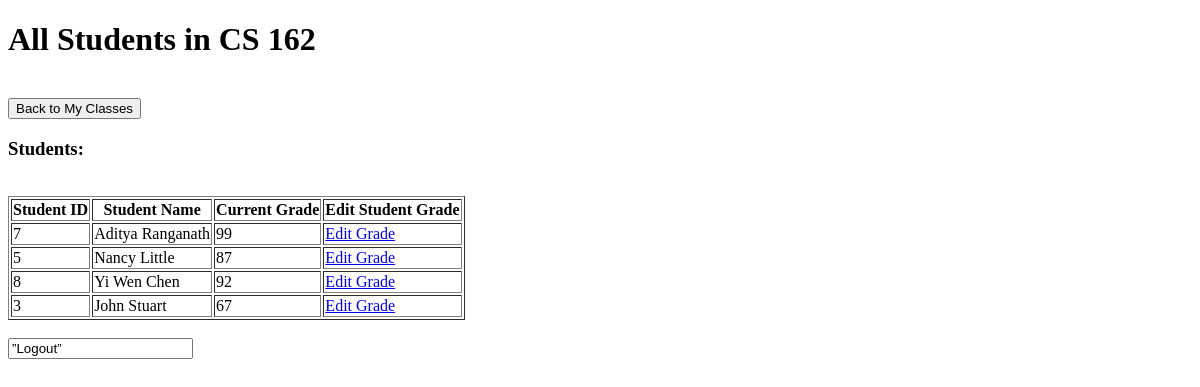
Page /viewStudents/CS 162 (signed in) on the earlier database version.
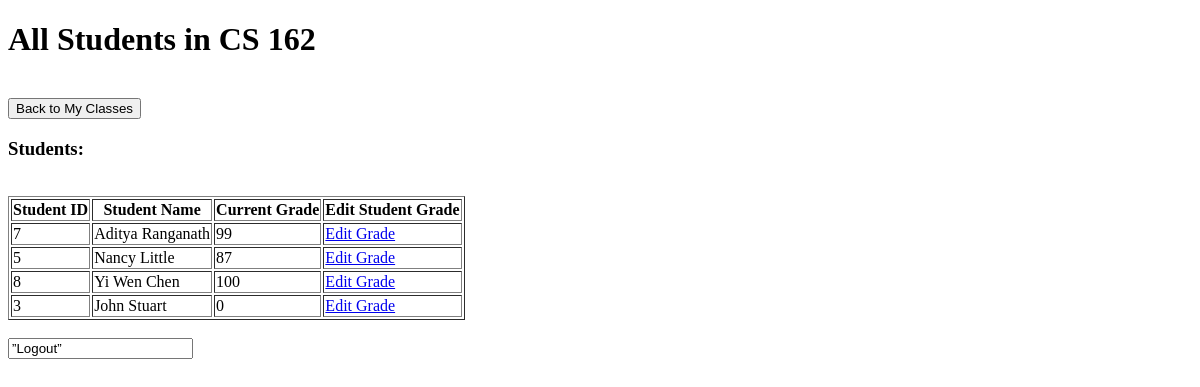
Same page on the later database version.
### app.py (models this page shows, shortened)
class Gradebook(UserMixin, db.Model):
    row_id = db.Column(db.Integer, primary_key=True, nullable=False)
    id = db.Column(db.Integer, nullable=False)
    studentName = db.Column(db.String, nullable=False)
    className = db.Column(db.String, db.ForeignKey('classes.className'), nullable=False)
    Grade = db.Column(db.Integer, nullable=False)
    class_name = db.relationship('Classes', backref=db.backref('studentName', lazy=True))

### app.py (the view)
@app.route('/viewStudents/<_class>')
@login_required
def viewStudents(_class):
        studentsInClass = db.session.query(Gradebook).filter(Gradebook.className == str(_class)).all()
        return render_template("viewStudents.html", students = studentsInClass, className = _class, instructor = current_user)

### app.py (called while the page is built)
@login_manager.user_loader
def load_user(id):
    return Users.query.get(int(id))

        def __repr__(self):
            return self.username

### templates/viewStudents.html (shortened to what this page needs)
<!DOCTYPE html>
<html>
    <body>
        <h1>All Students in {{className}}</h1>
         <br>
         <a href = "/success/{{instructor}}"><button>Back to My Classes</button></a>
         <h3>Students: </h3><br>
         <table border = 1>
            <tr>
                <th>Student ID</th>
                <th>Student Name</th>
                <th>Current Grade</th>
                <th>Edit Student Grade</th>
            </tr>
            {% for row in students %}
            <tr>
                <td> {{ row.id }} </td>
                <td> {{ row.studentName }} </td>
                <td> {{ row.Grade }} </td>
                <td><a href="/changeGrade/{{ row.studentName }}/{{className}}">Edit Grade</a></td>
            </tr>
            {% endfor %}
         </table> <br>
        <a href='/logout'><input type=”button” value=”Logout”></a>
    </body>
</html>

Differences in the rows shown:
removed Gradebook: id "3", studentName "John Stuart", Grade "67"
changed Gradebook "Yi Wen Chen": Grade "92" → "100"
added Gradebook: id "3", studentName "John Stuart", Grade "0"
